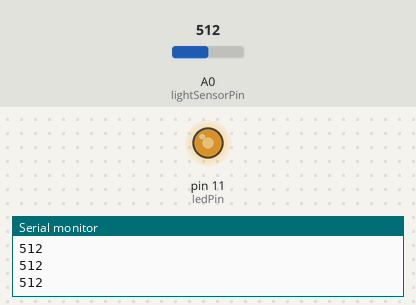
This sketch was run on a simulated Arduino Uno, built with avr-gcc and run on an emulated ATmega328P. On the bench: output pins drawn as LEDs (lit = HIGH), the last lines printed to the serial monitor. The inputs (shaded band) are chosen by the test bench; at power-on: A0 (lightSensorPin) = 512.

Above: at 1.2 s.
1.3 s: A0 (lightSensorPin) set to 716
At 2.1 s:
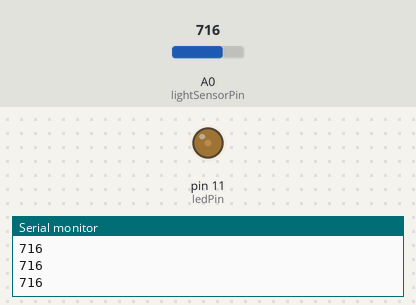
2.8 s: A0 (lightSensorPin) set to 732
At 3.2 s:
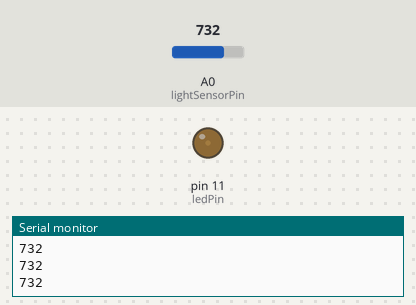
4.3 s: A0 (lightSensorPin) set to 759
At 5.5 s:
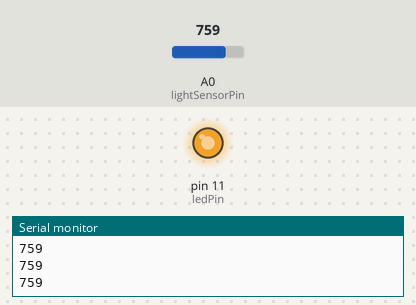
5.8 s: A0 (lightSensorPin) set to 122
At 6.7 s:
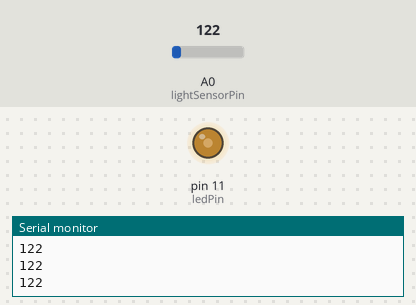
Timing chart, 0 to 8.3 s (numbered marks = the images above; inputs shaded):
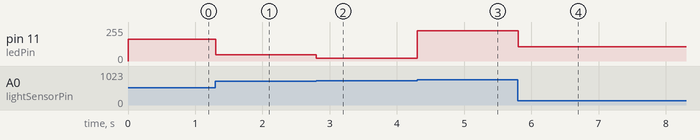

The sketch:

lightSensor.ino
```cpp
// Which pin is the onboard LED connected to?
int lightSensorPin = A0;

// Which pin is the onboard LED connected to?
int ledPin = 11;

void setup() {
  // initialize a connection to the computer
  Serial.begin(9600);

  Serial.println("Starting Program");
}

void loop() {
  // read the value from the light sensor
  int LightSensorValue = analogRead(lightSensorPin);

  int scaledLightSensorValue = map(LightSensorValue, 40, 180, 255, 0);

  // Change the LED brightness relative to LightSensorValue
  analogWrite(ledPin, scaledLightSensorValue);

  // Print data to the computer screen
  Serial.println(LightSensorValue);}
```

Measured:
- the behaviour switches between 742 and 743 on A0 (lightSensorPin) (found by bisection; images 2 and 3)
- after the input at 1.3 s, pin 11 (ledPin): 164/255 → 48/255 at once
- after the input at 2.8 s, pin 11 (ledPin): 48/255 → 19/255 at once
- after the input at 4.3 s, pin 11 (ledPin): 19/255 → 226/255 at once
- after the input at 5.8 s, pin 11 (ledPin): 226/255 → 106/255 at once
